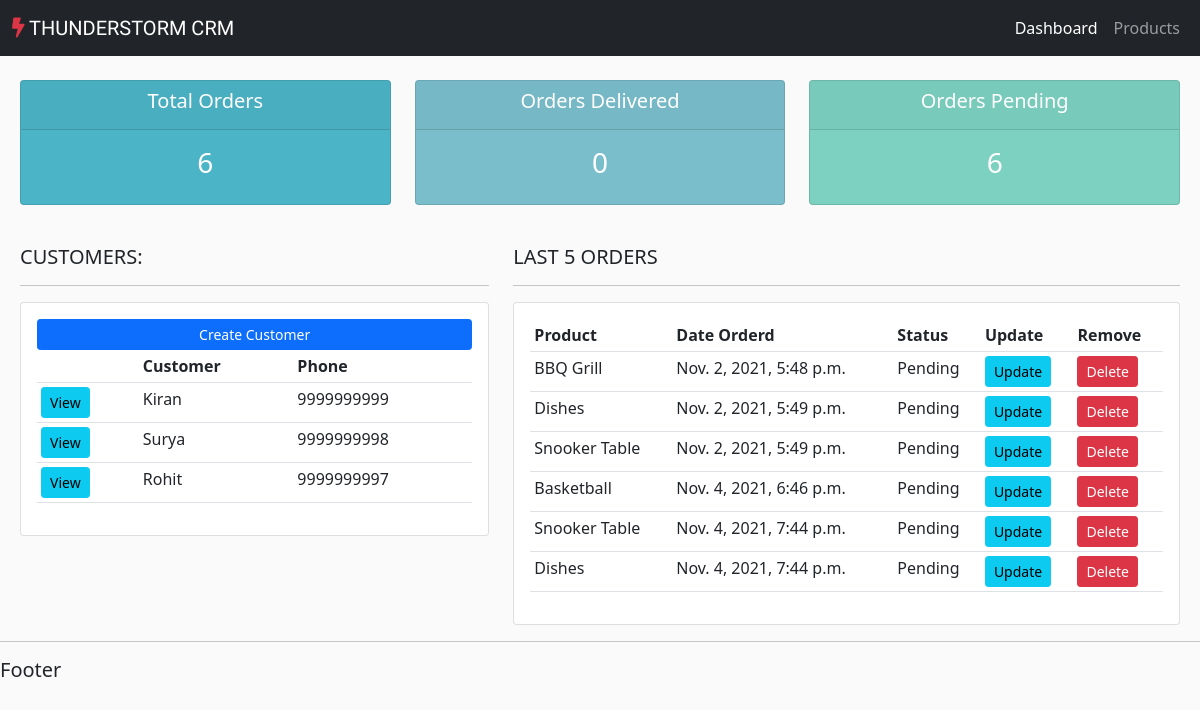
Before: / with the older database file.
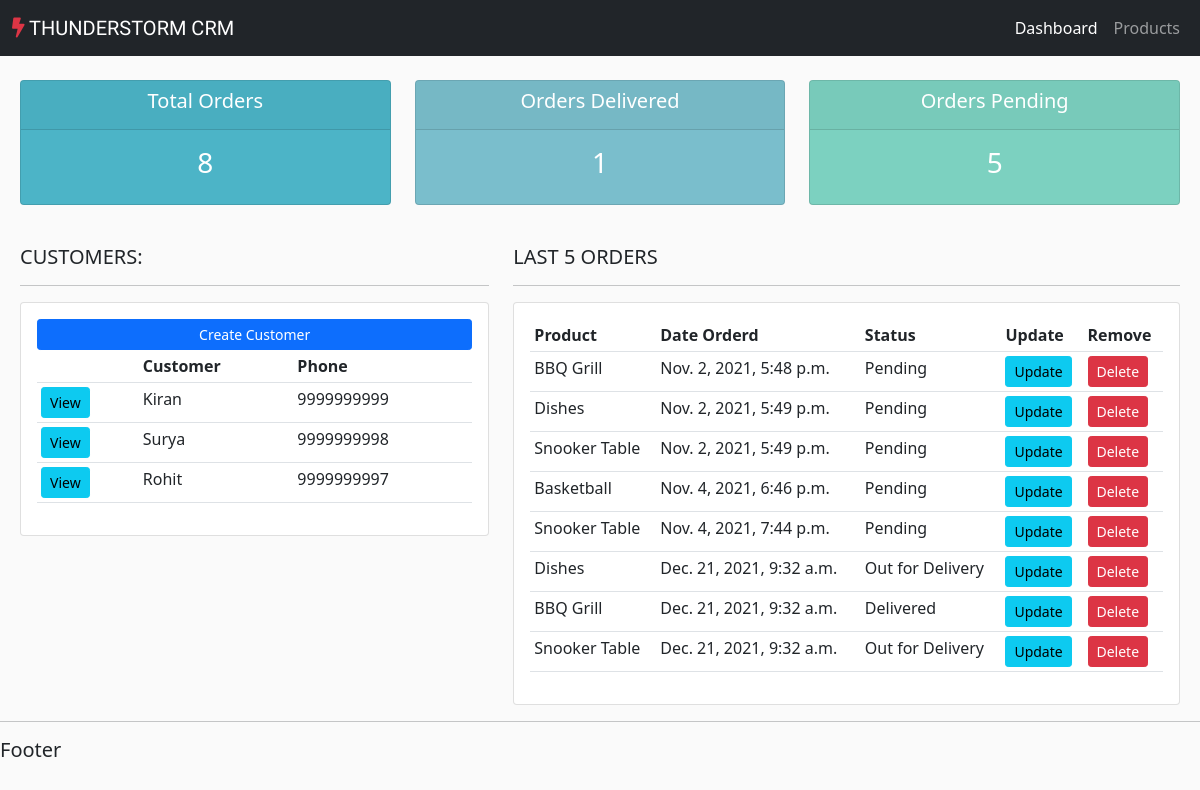
After: the same page with the newer database file.
### accounts/models.py (models this page shows, shortened)
class Customer(models.Model):
    name = models.CharField(max_length=200, null=True)
    phone = models.CharField(max_length=200, null=True)
    email = models.CharField(max_length=200, null=True)
    date_created = models.DateTimeField(auto_now_add=True, null=True)

class Order(models.Model):
    STATUS = (
        ('Pending', 'Pending'),
        ('Out for Delivery', 'Out for Delivery'),
        ('Delivered', 'Delivered'),
    )
    customer = models.ForeignKey(Customer, null=True, on_delete= models.SET_NULL)
    product = models.ForeignKey(Product, null=True, on_delete= models.SET_NULL)
    date_created = models.DateTimeField(auto_now_add=True, null=True)
    status = models.CharField(max_length=200, null=True, choices=STATUS)

class Product(models.Model):
    CATEGORY = (
        ('Indoor', 'Indoor'),
        ('Outdoor', 'Outdoor'),
    )
    name = models.CharField(max_length=200, null=True)
    price = models.FloatField(null=True)
    category = models.CharField(max_length=200, null=True,choices=CATEGORY)
    description = models.CharField(max_length=200, null=True, blank=True)
    date_created = models.DateTimeField(auto_now_add=True, null=True)
    tags = models.ManyToManyField(Tag)
    def __str__(self):
        return self.name

### accounts/views.py (the view)
# urls.py: path('',views.home, name='home'),
def home(request):
    orders = Order.objects.all()
    customers =  Customer.objects.all()
    total_customers=customers.count()
    total_orders=orders.count()
    delivered=orders.filter(status='Delivered').count()
    pending=orders.filter(status='Pending').count()
    context = {'orders':orders , 'customers':customers,
    'total_customers':total_customers,'total_orders':total_orders,
    'delivered':delivered,'pending':pending,
    }
    return render(request, 'accounts/dashboard.html',context)

### accounts/templates/accounts/dashboard.html
{% extends 'accounts/main.html' %}
{% block content %}
{% include 'accounts/status.html' %}
<br>
<div class="row ms-2 me-2">
	<div class="col-md-5">
		<h5>CUSTOMERS:</h5>
		<hr>
		<div class="card card-body">
			<a class="btn btn-primary  btn-sm btn-block" href="">Create Customer</a>
			<table class="table table-sm">
				<tr>
					<th></th>
					<th>Customer</th>
					<th>Phone</th>
				</tr>
				{% for customer in customers %}
					<tr>
						<td><a class="btn btn-sm btn-info" href="{% url 'customer' customer.id %}">View</a></td>
						<td>{{customer.name}}</td>
						<td>{{customer.phone}}</td>
					</tr>
				{% endfor %}
			</table>
		</div>
	</div>
	<div class="col-md-7">
		<h5>LAST 5 ORDERS</h5>
		<hr>
		<div class="card card-body">
			<table class="table table-sm">
				<tr>
					<th>Product</th>
					<th>Date Orderd</th>
					<th>Status</th>
					<th>Update</th>
					<th>Remove</th>
				</tr>
				{% for order in orders %}
				<tr>
					<td>{{order.product}}</td>
					<td>{{order.date_created}}</td>
					<td>{{order.status}}</td>
					<td><a class="btn btn-sm btn-info" href="{% url 'update_order' order.id  %}">Update</a></td>
					<td><a class="btn btn-sm btn-danger" href="{% url 'delete_order' order.id  %}">Delete</a></td>
				</tr>
				{% endfor %}
			</table>
		</div>
	</div>
</div>
{% endblock %}

### accounts/templates/accounts/main.html (shortened to what this page needs)
{% load static %}
<!DOCTYPE html>
<html lang="en">
<head>
    <link href="https://cdn.jsdelivr.net/npm/bootstrap@5.0.2/dist/css/bootstrap.min.css" rel="stylesheet">
    <link rel="stylesheet" href="{% static '/css/main.css' %}">
    <link rel="stylesheet" href="https://cdnjs.cloudflare.com/ajax/libs/font-awesome/5.15.3/css/all.min.css">
</head>
<body>
    {% include 'accounts/navbar.html' %}
    {% block content %}
    {% endblock %}
    <hr>
    <h5>Footer</h5>
</body>
</html>

### accounts/templates/accounts/navbar.html (shortened to what this page needs)
<nav class="navbar navbar-expand-lg navbar-dark bg-dark">
    <div class="container-fluid">
      <a class="navbar-brand" href="#" id="logo"><span><i class="fas fa-bolt text-danger"></i></span> THUNDERSTORM CRM</a>
      <div class="collapse navbar-collapse" id="navbarNavAltMarkup">
        <div class="navbar-nav ms-auto">
          <a class="nav-link active" href="{% url 'home' %}">Dashboard</a>
          <a class="nav-link" href="{% url 'products' %}">Products</a>
        </div>
      </div>
    </div>
  </nav>

### accounts/templates/accounts/status.html
<br>
<div class="row ms-2 me-2">
	<div class="col">
		<div class="col-md">
			<div class="card text-center text-white  mb-3" id="total-orders">
			  	<div class="card-header">
			  		<h5 class="card-title">Total Orders</h5>
			  	</div>
			  	<div class="card-body">
			    	<h3 class="card-title">{{total_orders}}</h3>
			  	</div>
			</div>
		</div>
	</div>
	<div class="col">
		<div class="col-md">
			<div class="card text-center text-white  mb-3" id="orders-delivered">
			  	<div class="card-header">
			  		<h5 class="card-title">Orders Delivered</h5>
			  	</div>
			  	<div class="card-body">
			    	<h3 class="card-title">{{delivered}}</h3>
			  	</div>
			</div>
		</div>
	</div>
	<div class="col">
		<div class="col-md">
			<div class="card text-center text-white  mb-3" id="orders-pending">
			  	<div class="card-header">
			  		<h5 class="card-title">Orders Pending</h5>
			  	</div>
			  	<div class="card-body">
			    	<h3 class="card-title">{{pending}}</h3>
			  	</div>
			</div>
		</div>
	</div>
</div>

### static/css/main.css (style rules this page uses)
#logo { font-family: 'Zen Antique Soft', serif; }
body { background-color: #fafafa; }
#total-orders { background-color: #4cb4c7; }
#orders-delivered { background-color: #7abecc; }
#orders-pending { background-color: #7CD1C0; }

Changed rows visible on the page:
removed Order: product "Dishes", date_created "Nov. 4, 2021, 7:44 p.m.", status "Pending"
added Order: product "Dishes", date_created "Dec. 21, 2021, 9:32 a.m.", status "Out for Delivery"
added Order: product "BBQ Grill", date_created "Dec. 21, 2021, 9:32 a.m.", status "Delivered"
added Order: product "Snooker Table", date_created "Dec. 21, 2021, 9:32 a.m.", status "Out for Delivery"
Other visible differences:
{{ total_orders }}: "6" → "8"
{{ delivered }}: "0" → "1"
{{ pending }}: "6" → "5"
